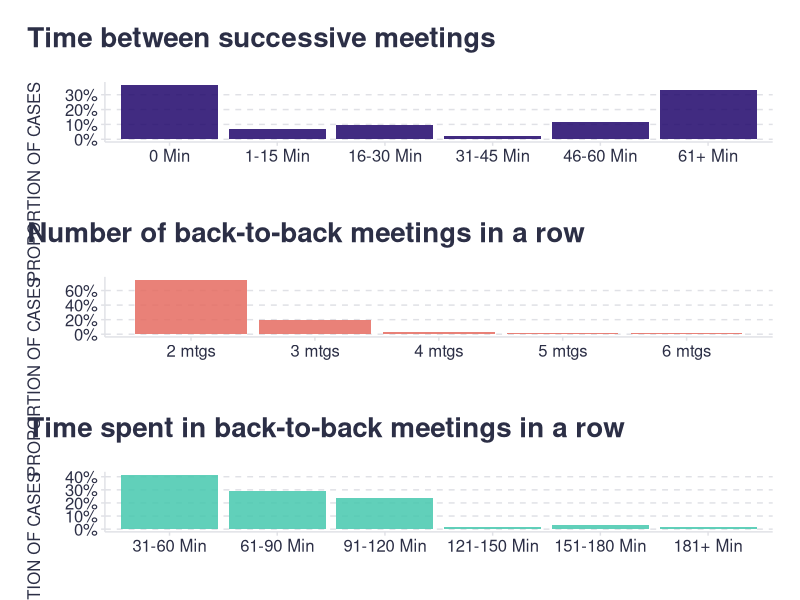

The R script that drew this image:
## ---- chunk 1

# uploading libraries
library(tidyverse)
library(patchwork)
library(scales)

# uploading datasets from the platform
data1 <- readr::read_delim("./timeisltd-chart1.csv",delim = ";") %>%
  rename(cat = `...1`)
data2 <- readr::read_delim("./timeisltd-chart2.csv",delim = ";") %>%
  rename(cat = `...1`)
data3 <- readr::read_delim("./timeisltd-chart3.csv",delim = ";") %>%
  rename(cat = `...1`)

# Time between successive meetings
g1 <- data1 %>%
  dplyr::mutate(
    all = sum(data),
    prop = data/all
  ) %>%
  ggplot2::ggplot(aes(x = cat, y = prop)) +
  ggplot2::geom_bar(stat = "identity", fill = "#20066b", alpha = 0.85) +
  ggplot2::scale_y_continuous(labels = scales::percent_format()) +
  ggplot2::labs(
    x = "",
    title = "Time between successive meetings",
    y = "PROPORTION OF CASES"
  ) +
  ggplot2::theme(plot.title = element_text(color = '#2C2F46', face = "bold", size = 20, margin=margin(0,0,20,0)),
        plot.subtitle = element_text(color = '#2C2F46', face = "plain", size = 16, margin=margin(0,0,20,0)),
        plot.caption = element_text(color = '#2C2F46', face = "plain", size = 11, hjust = 0),
        axis.title.x.bottom = element_text(margin = margin(t = 0, r = 0, b = 0, l = 0), color = '#2C2F46', face = "plain", size = 13, lineheight = 16, hjust = 0),
        axis.title.y.left = element_text(margin = margin(t = 0, r = 15, b = 0, l = 0), color = '#2C2F46', face = "plain", size = 12, lineheight = 16, hjust = 1),
        axis.title.y.right = element_text(margin = margin(t = 0, r = 0, b = 0, l = 15), color = '#2C2F46', face = "plain", size = 13, lineheight = 16, hjust = 0),
        axis.text = element_text(color = '#2C2F46', face = "plain", size = 12, lineheight = 16),
        axis.line.x = element_line(colour = "#E0E1E6"),
        axis.line.y = element_line(colour = "#E0E1E6"),
        legend.position=c(.15,.5),
        legend.key = element_rect(fill = "white"),
        legend.key.width = unit(1.6, "line"),
        legend.margin = margin(-0.8,0,0,0, unit="cm"),
        legend.text = element_text(color = '#2C2F46', face = "plain", size = 10, lineheight = 16),
        panel.background = element_blank(),
        panel.grid.major.y = element_line(color = "#E0E1E6", linetype = "dashed"),
        panel.grid.major.x = element_blank(),
        panel.grid.minor = element_blank(),
        axis.ticks.x = element_line(color = "#E0E1E6"),
        axis.ticks.y = element_line(color = "#E0E1E6"),
        plot.margin=unit(c(5,5,5,5),"mm"), 
        plot.title.position = "plot",
        plot.caption.position =  "plot"
  )

# Number of back-to-back meetings in a row
g2 <- data2 %>%
  dplyr::mutate(
    all = sum(data),
    prop = data/all,
    cat = as.numeric(cat)
  ) %>%
  ggplot2::ggplot(aes(x = cat, y = prop)) +
  ggplot2::geom_bar(stat = "identity", fill = "#e56b61", alpha = 0.85) +
  ggplot2::scale_y_continuous(labels = scales::percent_format()) +
  ggplot2::scale_x_continuous(labels = scales::number_format(suffix = " mtgs", accuracy = 1)) +
  ggplot2::labs(
    x = "",
    title = "Number of back-to-back meetings in a row",
    y = "PROPORTION OF CASES"
  ) +
  ggplot2::theme(plot.title = element_text(color = '#2C2F46', face = "bold", size = 20, margin=margin(0,0,20,0)),
        plot.subtitle = element_text(color = '#2C2F46', face = "plain", size = 16, margin=margin(0,0,20,0)),
        plot.caption = element_text(color = '#2C2F46', face = "plain", size = 11, hjust = 0),
        axis.title.x.bottom = element_text(margin = margin(t = 0, r = 0, b = 0, l = 0), color = '#2C2F46', face = "plain", size = 13, lineheight = 16, hjust = 0),
        axis.title.y.left = element_text(margin = margin(t = 0, r = 15, b = 0, l = 0), color = '#2C2F46', face = "plain", size = 12, lineheight = 16, hjust = 1),
        axis.title.y.right = element_text(margin = margin(t = 0, r = 0, b = 0, l = 15), color = '#2C2F46', face = "plain", size = 13, lineheight = 16, hjust = 0),
        axis.text = element_text(color = '#2C2F46', face = "plain", size = 12, lineheight = 16),
        axis.line.x = element_line(colour = "#E0E1E6"),
        axis.line.y = element_line(colour = "#E0E1E6"),
        legend.position=c(.15,.5),
        legend.key = element_rect(fill = "white"),
        legend.key.width = unit(1.6, "line"),
        legend.margin = margin(-0.8,0,0,0, unit="cm"),
        legend.text = element_text(color = '#2C2F46', face = "plain", size = 10, lineheight = 16),
        panel.background = element_blank(),
        panel.grid.major.y = element_line(color = "#E0E1E6", linetype = "dashed"),
        panel.grid.major.x = element_blank(),
        panel.grid.minor = element_blank(),
        axis.ticks.x = element_line(color = "#E0E1E6"),
        axis.ticks.y = element_line(color = "#E0E1E6"),
        plot.margin=unit(c(5,5,5,5),"mm"), 
        plot.title.position = "plot",
        plot.caption.position =  "plot"
  )

# Time spent in back-to-back meetings in a row
g3 <- data3 %>%
  dplyr::mutate(
    all = sum(data),
    prop = data/all,
    cat = factor(cat, levels = c("31-60 Min", "61-90 Min", "91-120 Min", "121-150 Min", "151-180 Min", "181+ Min"), ordered = TRUE)
  ) %>%
  ggplot2::ggplot(aes(x = cat, y = prop)) +
  ggplot2::geom_bar(stat = "identity", fill = "#46c8ae", alpha = 0.85) +
  ggplot2::scale_y_continuous(labels = scales::percent_format(accuracy = 1)) +
  ggplot2::labs(
    x = "",
    title = "Time spent in back-to-back meetings in a row",
    y = "PROPORTION OF CASES"
  ) +
  ggplot2::theme(plot.title = element_text(color = '#2C2F46', face = "bold", size = 20, margin=margin(0,0,20,0)),
        plot.subtitle = element_text(color = '#2C2F46', face = "plain", size = 16, margin=margin(0,0,20,0)),
        plot.caption = element_text(color = '#2C2F46', face = "plain", size = 11, hjust = 0),
        axis.title.x.bottom = element_text(margin = margin(t = 0, r = 0, b = 0, l = 0), color = '#2C2F46', face = "plain", size = 13, lineheight = 16, hjust = 0),
        axis.title.y.left = element_text(margin = margin(t = 0, r = 15, b = 0, l = 0), color = '#2C2F46', face = "plain", size = 12, lineheight = 16, hjust = 1),
        axis.title.y.right = element_text(margin = margin(t = 0, r = 0, b = 0, l = 15), color = '#2C2F46', face = "plain", size = 13, lineheight = 16, hjust = 0),
        axis.text = element_text(color = '#2C2F46', face = "plain", size = 12, lineheight = 16),
        axis.line.x = element_line(colour = "#E0E1E6"),
        axis.line.y = element_line(colour = "#E0E1E6"),
        legend.position=c(.15,.5),
        legend.key = element_rect(fill = "white"),
        legend.key.width = unit(1.6, "line"),
        legend.margin = margin(-0.8,0,0,0, unit="cm"),
        legend.text = element_text(color = '#2C2F46', face = "plain", size = 10, lineheight = 16),
        panel.background = element_blank(),
        panel.grid.major.y = element_line(color = "#E0E1E6", linetype = "dashed"),
        panel.grid.major.x = element_blank(),
        panel.grid.minor = element_blank(),
        axis.ticks.x = element_line(color = "#E0E1E6"),
        axis.ticks.y = element_line(color = "#E0E1E6"),
        plot.margin=unit(c(5,5,5,5),"mm"), 
        plot.title.position = "plot",
        plot.caption.position =  "plot"
  )

# putting graphs together
g <- g1/g2/g3

print(g)

